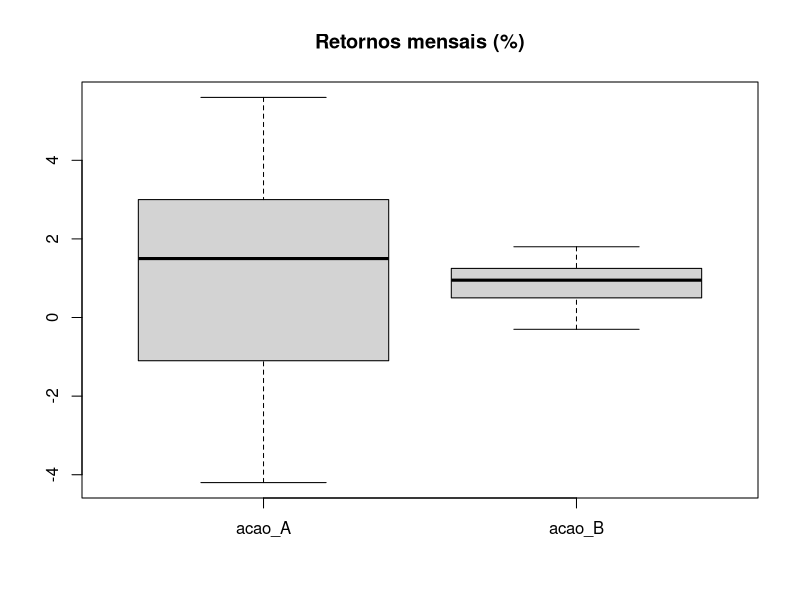

Recreate this plot in R.
# Medidas descritivas em R — Estatística (PROFINIT), Conteúdo 2
df <- read.csv("../dados/retornos_mensais.csv")
a  <- df$acao_A

# Tendência central
mean(a); median(a)
moda <- function(x) { t <- table(x); as.numeric(names(t)[t == max(t)]) }
moda(a)
mean(a, trim = 0.10)                         # média aparada 10%
(prod(1 + a / 100)^(1 / length(a)) - 1) * 100  # média geométrica

# Separatrizes (type = 7 é o padrão)
q <- quantile(a, c(0.25, 0.75)); iqr <- IQR(a)
c(q[1] - 1.5 * iqr, q[2] + 1.5 * iqr)        # cercas de Tukey

# Dispersão (var e sd já usam n − 1)
var(a); sd(a); sd(a) / mean(a); sd(a) * sqrt(12)

# Forma: estimadores ajustados (iguais ao Excel)
assimetria <- function(x) {
  n <- length(x); z <- (x - mean(x)) / sd(x)
  n / ((n - 1) * (n - 2)) * sum(z^3)
}
curtose_excesso <- function(x) {
  n <- length(x); z <- (x - mean(x)) / sd(x)
  n * (n + 1) / ((n - 1) * (n - 2) * (n - 3)) * sum(z^4) -
    3 * (n - 1)^2 / ((n - 2) * (n - 3))
}
assimetria(a); curtose_excesso(a)

# Associação
cov(df$acao_A, df$acao_B); cor(df$acao_A, df$acao_B)

summary(df[, c("acao_A", "acao_B")])
boxplot(df[, c("acao_A", "acao_B")], main = "Retornos mensais (%)")
